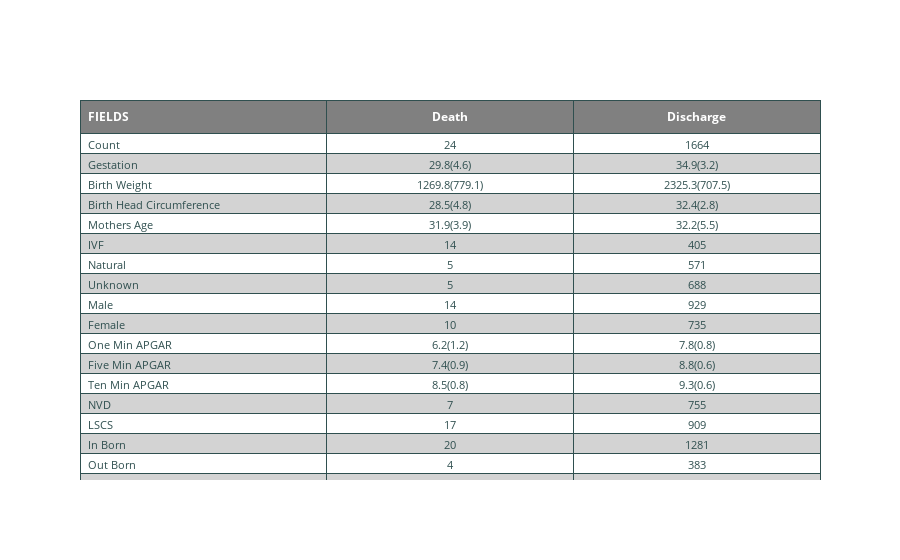

This figure's notebook cell:
### Code cell
headerColor = 'grey'
rowEvenColor = 'lightgrey'
rowOddColor = 'white'

fig = go.Figure(data=[go.Table(
  header=dict(
    values=['<b>FIELDS</b>','<b>Death</b>','<b>Discharge</b>'],
    line_color='darkslategray',
    fill_color=headerColor,
    align=['left','center'],
    font=dict(color='white', size=12)
  ),
  cells=dict(
    values=[
      ['Count','Gestation','Birth Weight','Birth Head Circumference','Mothers Age','IVF','Natural','Unknown', 'Male','Female', 'One Min APGAR', 'Five Min APGAR', 'Ten Min APGAR','NVD','LSCS','In Born','Out Born','Jaundice True','Jaundice False','Sepsis True','Sepsis False','RDS True','RDS False','Single','Multiple','Antenatal Steroids True','Antenatal Steroids False'],
      [x_R.count()[0],mean_std(x_R['gestation']),mean_std(x_R['birthweight']),mean_std(x_R['birthheadcircumference']),mean_std(x_R['motherage']),conception(x_R['conception_type'])[0],conception(x_R['conception_type'])[1],conception(x_R['conception_type'])[2] ,gender_count(x_R['gender'])[0],gender_count(x_R['gender'])[1], mean_std(x_R['apgar_onemin']), mean_std(x_R['apgar_fivemin']),mean_std(x_R['apgar_tenmin']) ,MOD_count(x_R['mode_of_delivery'])[0],MOD_count(x_R['mode_of_delivery'])[1],inout_count(x_R['inout_patient_status'])[0],inout_count(x_R['inout_patient_status'])[1],jaundice_count(x_R['jaundice'])[0],jaundice_count(x_R['jaundice'])[1],spesis_count(x_R['sepsis'])[0],spesis_count(x_R['sepsis'])[1], RDS_count(x_R['rds'])[0],RDS_count(x_R['rds'])[1],single_count1(x_R['baby_type'])[0],single_count1(x_R['baby_type'])[1],spesis_count1(x_R['isantenatalsteroidgiven'])[0],spesis_count1(x_R['isantenatalsteroidgiven'])[1]],
      [x_0.count()[0],mean_std(x_0['gestation']),mean_std(x_0['birthweight']),mean_std(x_0['birthheadcircumference']),mean_std(x_0['motherage']),conception(x_0['conception_type'])[0],conception(x_0['conception_type'])[1],conception(x_0['conception_type'])[2] ,gender_count(x_0['gender'])[0],gender_count(x_0['gender'])[1], mean_std(x_0['apgar_onemin']), mean_std(x_0['apgar_fivemin']),mean_std(x_0['apgar_tenmin']) ,MOD_count(x_0['mode_of_delivery'])[0],MOD_count(x_0['mode_of_delivery'])[1],inout_count(x_0['inout_patient_status'])[0],inout_count(x_0['inout_patient_status'])[1],jaundice_count(x_0['jaundice'])[0],jaundice_count(x_0['jaundice'])[1],spesis_count(x_0['sepsis'])[0],spesis_count(x_0['sepsis'])[1], RDS_count(x_0['rds'])[0],RDS_count(x_0['rds'])[1],single_count1(x_0['baby_type'])[0],single_count1(x_0['baby_type'])[1],spesis_count1(x_0['isantenatalsteroidgiven'])[0],spesis_count1(x_0['isantenatalsteroidgiven'])[1]],

      ],
    line_color='darkslategray',
    # 2-D list of colors for alternating rows
    fill_color = [[rowOddColor,rowEvenColor]*18],
    align = ['left', 'center'],
    font = dict(color = 'darkslategray', size = 11)
    ))
])

fig.show()

### Figure 1 — Plotly figure (JSON) as saved in the notebook; plotly's stock layout.template omitted (floating-point values rounded to 4 significant figures)
{"data": [{"cells": {"align": ["left", "center"], "fill": {"color": [["white", "lightgrey", "white", "lightgrey", "white", "lightgrey", "white", "lightgrey", "white", "lightgrey", "white", "lightgrey", "white", "lightgrey", "white", "lightgrey", "white", "lightgrey", "white", "lightgrey", "white", "lightgrey", "white", "lightgrey", "white", "lightgrey", "white", "lightgrey", "white", "lightgrey", "white", "lightgrey", "white", "lightgrey", "white", "lightgrey"]]}, "font": {"color": "darkslategray", "size": 11}, "line": {"color": "darkslategray"}, "values": [["Count", "Gestation", "Birth Weight", "Birth Head Circumference", "Mothers Age", "IVF", "Natural", "Unknown", "Male", "Female", "One Min APGAR", "Five Min APGAR", "Ten Min APGAR", "NVD", "LSCS", "In Born", "Out Born", "Jaundice True", "Jaundice False", "Sepsis True", "Sepsis False", "RDS True", "RDS False", "Single", "Multiple", "Antenatal Steroids True", "Antenatal Steroids False"], [24, "29.8(4.6)", "1269.8(779.1)", "28.5(4.8)", "31.9(3.9)", "14", "5", "5", "14", "10", "6.2(1.2)", "7.4(0.9)", "8.5(0.8)", "7", "17", "20", "4", "11", "13", "16", "8", "19", "5", "6", "18", "12", "12"], [1664, "34.9(3.2)", "2325.3(707.5)", "32.4(2.8)", "32.2(5.5)", "405", "571", "688", "929", "735", "7.8(0.8)", "8.8(0.6)", "9.3(0.6)", "755", "909", "1281", "383", "646", "1018", "165", "1499", "62", "1602", "784", "880", "450", "1214"]]}, "header": {"align": ["left", "center"], "fill": {"color": "grey"}, "font": {"color": "white", "size": 12}, "line": {"color": "darkslategray"}, "values": ["<b>FIELDS</b>", "<b>Death</b>", "<b>Discharge</b>"]}, "type": "table"}], "layout": {}}
